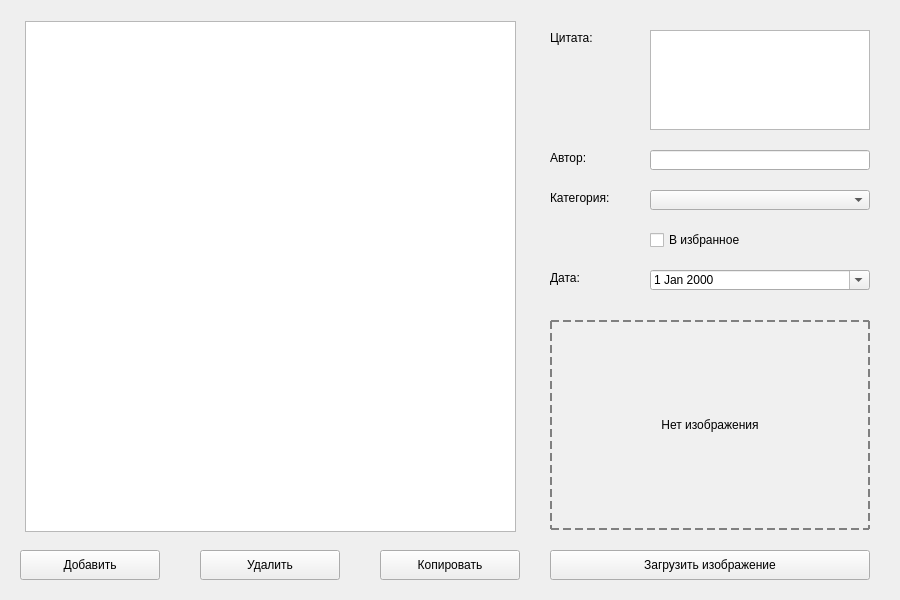
<?xml version="1.0" encoding="UTF-8"?>
<ui version="4.0">
 <class>CollectionOfQuotes</class>
 <widget class="QMainWindow" name="CollectionOfQuotes">
  <property name="geometry">
   <rect>
    <x>0</x>
    <y>0</y>
    <width>900</width>
    <height>600</height>
   </rect>
  </property>
  <property name="windowTitle">
   <string>MainWindow</string>
  </property>
  <widget class="QWidget" name="centralwidget">
   <widget class="QPushButton" name="addBtn">
    <property name="geometry">
     <rect>
      <x>20</x>
      <y>550</y>
      <width>140</width>
      <height>30</height>
     </rect>
    </property>
    <property name="text">
     <string>Добавить</string>
    </property>
   </widget>
   <widget class="QPushButton" name="deleteBtn">
    <property name="geometry">
     <rect>
      <x>200</x>
      <y>550</y>
      <width>140</width>
      <height>30</height>
     </rect>
    </property>
    <property name="text">
     <string>Удалить</string>
    </property>
   </widget>
   <widget class="QPushButton" name="copyBtn">
    <property name="geometry">
     <rect>
      <x>380</x>
      <y>550</y>
      <width>140</width>
      <height>30</height>
     </rect>
    </property>
    <property name="text">
     <string>Копировать</string>
    </property>
   </widget>
   <widget class="QTextEdit" name="textEdit">
    <property name="geometry">
     <rect>
      <x>650</x>
      <y>30</y>
      <width>220</width>
      <height>100</height>
     </rect>
    </property>
   </widget>
   <widget class="QLineEdit" name="authorLineEdit">
    <property name="geometry">
     <rect>
      <x>650</x>
      <y>150</y>
      <width>220</width>
      <height>20</height>
     </rect>
    </property>
   </widget>
   <widget class="QComboBox" name="categoryComboBox">
    <property name="geometry">
     <rect>
      <x>650</x>
      <y>190</y>
      <width>220</width>
      <height>20</height>
     </rect>
    </property>
    <property name="editable">
     <bool>false</bool>
    </property>
   </widget>
   <widget class="QCheckBox" name="favoriteCheckBox">
    <property name="geometry">
     <rect>
      <x>650</x>
      <y>230</y>
      <width>110</width>
      <height>20</height>
     </rect>
    </property>
    <property name="text">
     <string>В избранное</string>
    </property>
   </widget>
   <widget class="QDateEdit" name="dateEdit">
    <property name="geometry">
     <rect>
      <x>650</x>
      <y>270</y>
      <width>220</width>
      <height>20</height>
     </rect>
    </property>
    <property name="calendarPopup">
     <bool>true</bool>
    </property>
   </widget>
   <widget class="QLabel" name="imageLabel">
    <property name="geometry">
     <rect>
      <x>550</x>
      <y>320</y>
      <width>320</width>
      <height>210</height>
     </rect>
    </property>
    <property name="styleSheet">
     <string notr="true">border: 2px dashed gray; background: #f0f0f0;</string>
    </property>
    <property name="text">
     <string>Нет изображения</string>
    </property>
    <property name="alignment">
     <set>Qt::AlignCenter</set>
    </property>
   </widget>
   <widget class="QPushButton" name="loadImageBtn">
    <property name="geometry">
     <rect>
      <x>550</x>
      <y>550</y>
      <width>320</width>
      <height>30</height>
     </rect>
    </property>
    <property name="text">
     <string>Загрузить изображение</string>
    </property>
   </widget>
   <widget class="QLabel" name="label_2">
    <property name="geometry">
     <rect>
      <x>550</x>
      <y>30</y>
      <width>55</width>
      <height>16</height>
     </rect>
    </property>
    <property name="text">
     <string>Цитата:</string>
    </property>
   </widget>
   <widget class="QLabel" name="label_3">
    <property name="geometry">
     <rect>
      <x>550</x>
      <y>150</y>
      <width>55</width>
      <height>16</height>
     </rect>
    </property>
    <property name="text">
     <string>Автор:</string>
    </property>
   </widget>
   <widget class="QLabel" name="label_4">
    <property name="geometry">
     <rect>
      <x>550</x>
      <y>190</y>
      <width>71</width>
      <height>16</height>
     </rect>
    </property>
    <property name="text">
     <string>Категория:</string>
    </property>
   </widget>
   <widget class="QLabel" name="label_5">
    <property name="geometry">
     <rect>
      <x>550</x>
      <y>270</y>
      <width>55</width>
      <height>16</height>
     </rect>
    </property>
    <property name="text">
     <string>Дата:</string>
    </property>
   </widget>
   <widget class="QTableWidget" name="tableWidget">
    <property name="geometry">
     <rect>
      <x>25</x>
      <y>21</y>
      <width>491</width>
      <height>511</height>
     </rect>
    </property>
   </widget>
  </widget>
 </widget>
 <resources/>
 <connections/>
</ui>
